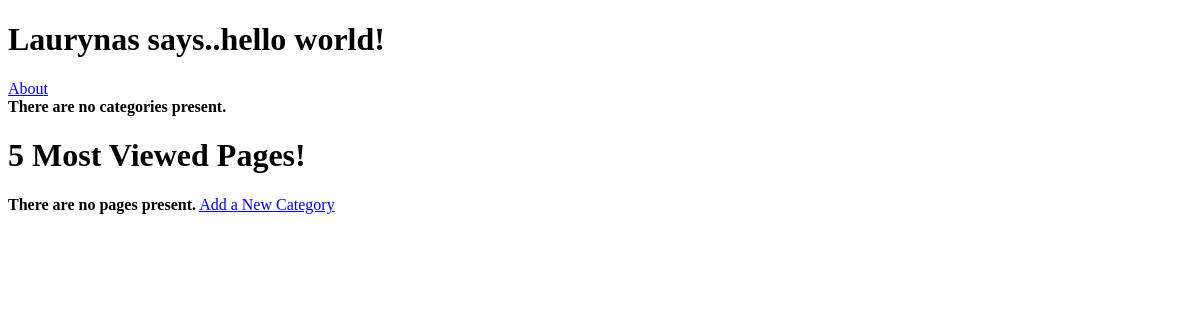
The app's page /rango/, older data.
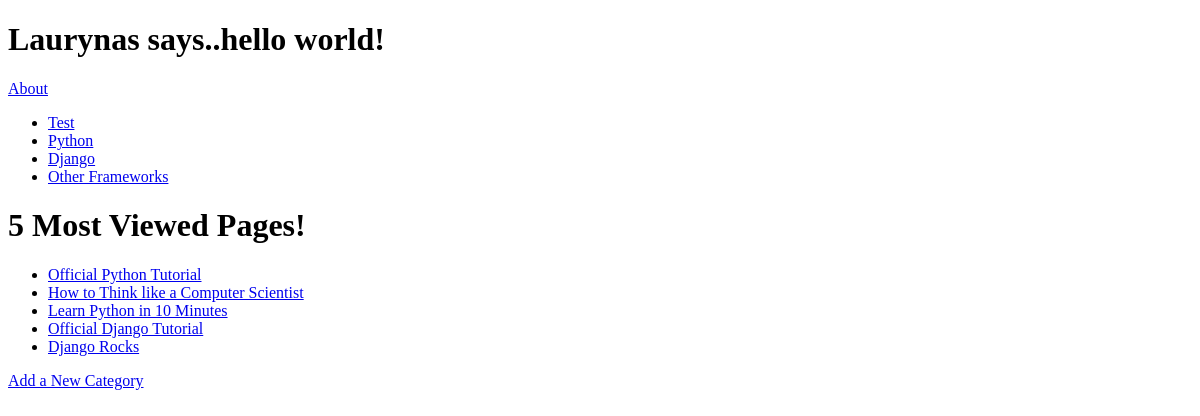
The same page, newer data.
### rango/models.py (models this page shows, shortened)
class Category(models.Model):
        name = models.CharField(max_length=128, unique=True)
        views = models.IntegerField(default=0)
        likes = models.IntegerField(default=0)
        slug = models.SlugField(default="")
        class Meta():
		    verbose_name_plural = 'categories'

class Page(models.Model):
	category = models.ForeignKey(Category)
	title = models.CharField(max_length=128)
	url = models.URLField()
	views = models.IntegerField(default=0)
	def __unicode__(self):
		return self.title

### rango/views.py (the view)
def index(request):
    category_list = Category.objects.order_by('-likes')[:5]
    page_list = Page.objects.order_by('-views')[:5]
    return render(request, 'rango/index.html', {'categories': category_list, 'pages': page_list})

### templates/rango/index.html (shortened to what this page needs)
<!DOCTYPE html>
<html>
    <head>
    </head>
    <body>
        <h1>Laurynas says..hello world!</h1>
        <a href="/rango/about/">About</a><br />
        {% if categories %}
            <ul>
                {% for category in categories %}
                <li><a href="/rango/category/{{ category.slug }}">{{ category.name }}</a></li>
                {% endfor %}
            </ul>
       {% else %}
            <strong>There are no categories present.</strong>
       {% endif %}
        <h1>5 Most Viewed Pages!</h1>
		        {% if pages %}
            <ul>
                {% for page in pages %}
                <li><a href="{{ page.url }}">{{ page.title }}</a></li>
                {% endfor %}
            </ul>
       {% else %}
            <strong>There are no pages present.</strong>
       {% endif %}
	    <a href="/rango/add_category/">Add a New Category</a><br />
    </body>
</html>

Row changes from the older to the newer data that the page shows:
added Category: name "Test"
added Category: name "Python"
added Category: name "Django"
added Category: name "Other Frameworks"
added Page: title "Official Python Tutorial"
added Page: title "How to Think like a Computer Scientist"
added Page: title "Learn Python in 10 Minutes"
added Page: title "Official Django Tutorial"
added Page: title "Django Rocks"
Text that changed along with them:
text no longer shown: "There are no categories present. There are no pages present."
